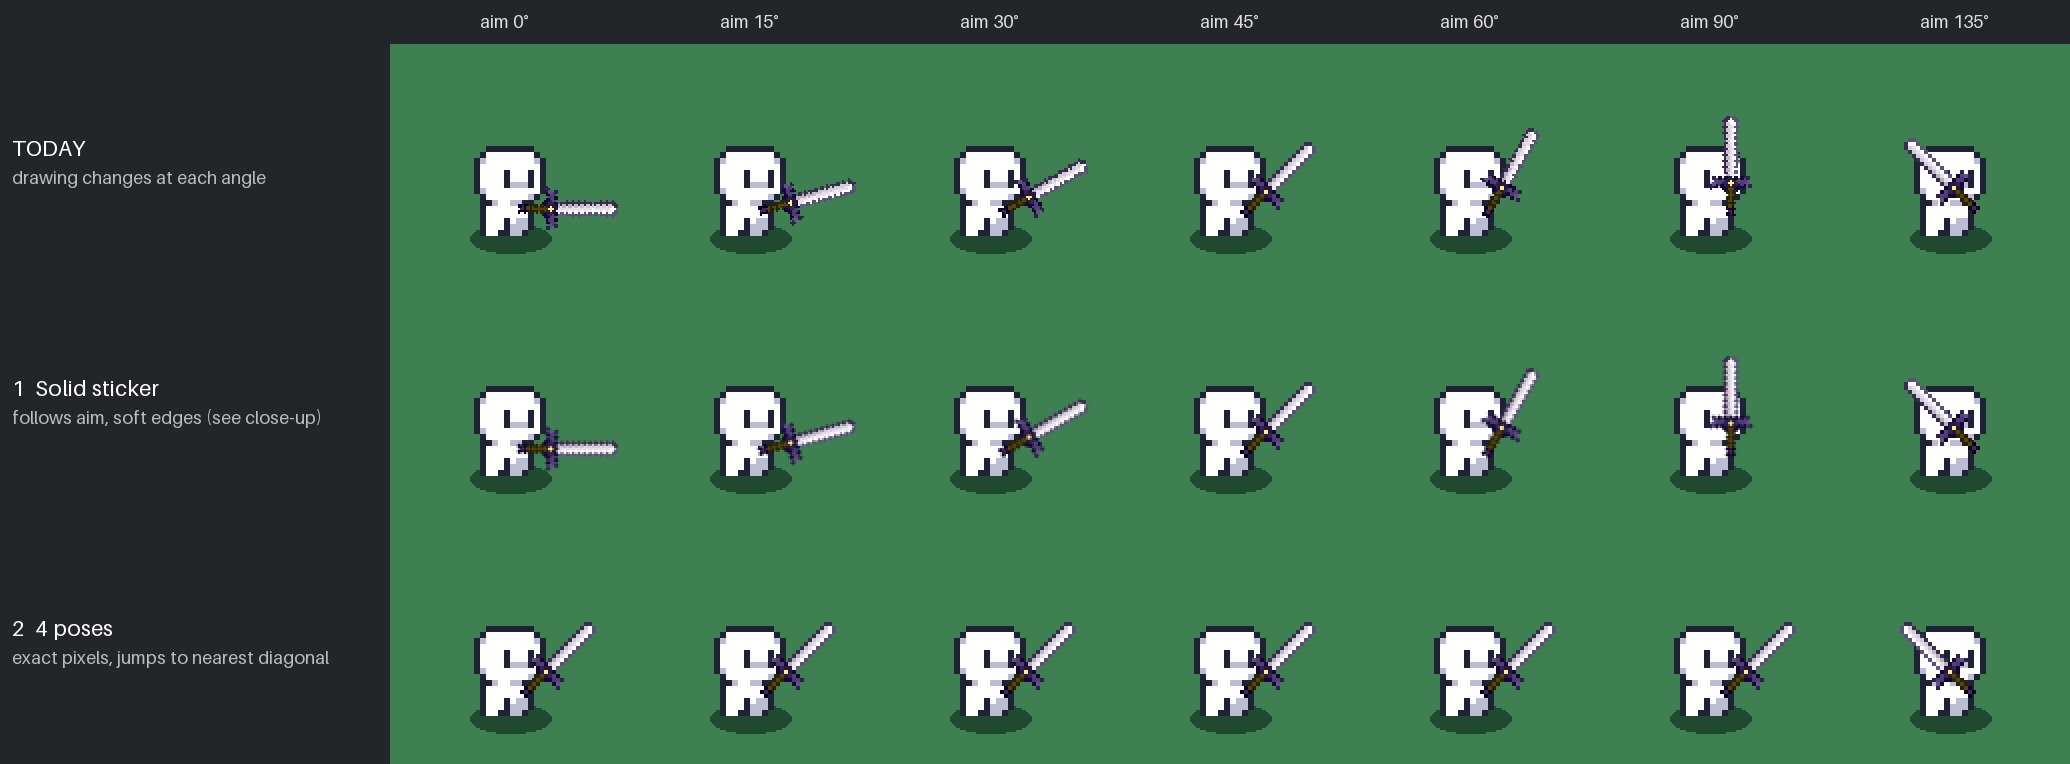

Write the Python code that produced this figure.
"""$0 preview: the sword turns, its drawing stays the same. Output: options_same_drawing.png. Run from the project root."""
from pathlib import Path
from PIL import Image, ImageDraw, ImageFont, ImageOps
OUT = Path(__file__).parent
BODY = Image.open("assets/characters/pixel_plains/idle.png").convert("RGBA").crop((0, 0, 12, 17))
SWORD1 = Image.open("/home/matcry/Developer/BossFight/docs/assets/PNA-art/Sword1.png").convert("RGBA")
N, SS = 64, 8
ANGLES = [0, 15, 30, 45, 60, 90, 135]

def art():
    c = Image.new("RGBA", (N, N), (0, 0, 0, 0))
    c.paste(SWORD1, (N // 2 - 10, N // 2 - 21))
    return c
A = art()

def today(a):       # what the game does: every screen pixel picks the nearest colour, so the drawing breaks
    return A.resize((N * 2, N * 2), Image.NEAREST).rotate(a - 45, Image.NEAREST)
def sticker(a):     # solid sticker: turned at high detail, edges softened to screen size
    big = A.resize((N * 2 * SS, N * 2 * SS), Image.NEAREST).rotate(a - 45, Image.NEAREST)
    return big.resize((N * 2, N * 2), Image.BOX)
def poses4(a):      # only mirrors of the one drawing: the 4 diagonals, not one pixel changes
    k = round((a - 45) / 90) % 4
    im = [A, ImageOps.mirror(A), ImageOps.flip(ImageOps.mirror(A)), ImageOps.flip(A)][k]
    return im.resize((N * 2, N * 2), Image.NEAREST)

ROWS = [("TODAY", "drawing changes at each angle", today),
        ("1  Solid sticker", "follows aim, soft edges (see close-up)", sticker),
        ("2  4 poses", "exact pixels, jumps to nearest diagonal", poses4)]
CELL, ZOOM, LABEL = 120, 2, 390
font = ImageFont.load_default(size=22)
small = ImageFont.load_default(size=18)
sheet = Image.new("RGBA", (LABEL + CELL * ZOOM * len(ANGLES), 44 + CELL * ZOOM * len(ROWS)), "#22262b")
dr = ImageDraw.Draw(sheet)
for i, a in enumerate(ANGLES):
    dr.text((LABEL + i * CELL * ZOOM + 90, 10), "aim %d°" % a, font=small, fill="#dddddd")
for r, (title, sub, fn) in enumerate(ROWS):
    y0 = 44 + r * CELL * ZOOM
    dr.text((12, y0 + 90), title, font=font, fill="#ffffff")
    dr.text((12, y0 + 122), sub, font=small, fill="#bbbbbb")
    for c, a in enumerate(ANGLES):
        cell = Image.new("RGBA", (CELL, CELL), "#3e8052")
        ImageDraw.Draw(cell).ellipse((40, 90, 80, 104), fill="#1f4a30")
        cell.alpha_composite(BODY.resize((36, 51), Image.NEAREST), (42, 45))
        im = fn(a)
        layer = Image.new("RGBA", (CELL, CELL), (0, 0, 0, 0))
        layer.paste(im, (69 - N, 81 - N))
        cell.alpha_composite(layer)
        sheet.paste(cell.resize((CELL * ZOOM, CELL * ZOOM), Image.NEAREST), (LABEL + c * CELL * ZOOM, y0))
sheet.convert("RGB").save(OUT / "options_same_drawing.png")

# Close-up: the same sword at aim 30°. Differences are hard to see at game size.
Z, W = 5, 3
crops = [("TODAY at aim 30°", today(30)), ("1 Solid sticker at aim 30°", sticker(30)), ("2 4 poses (your exact drawing)", poses4(30))]
close = Image.new("RGB", (W * 64 * Z, 64 * Z + 40), "#3e8052")
d = ImageDraw.Draw(close)
for i, (name, im) in enumerate(crops):
    box = (N - 8, N - 52, N + 56, N + 12)
    close.paste(im.crop(box).resize((64 * Z, 64 * Z), Image.NEAREST), (i * 64 * Z, 40), im.crop(box).resize((64 * Z, 64 * Z), Image.NEAREST))
    d.text((i * 64 * Z + 12, 8), name, font=small, fill="#ffffff")
close.save(OUT / "closeup.png")
